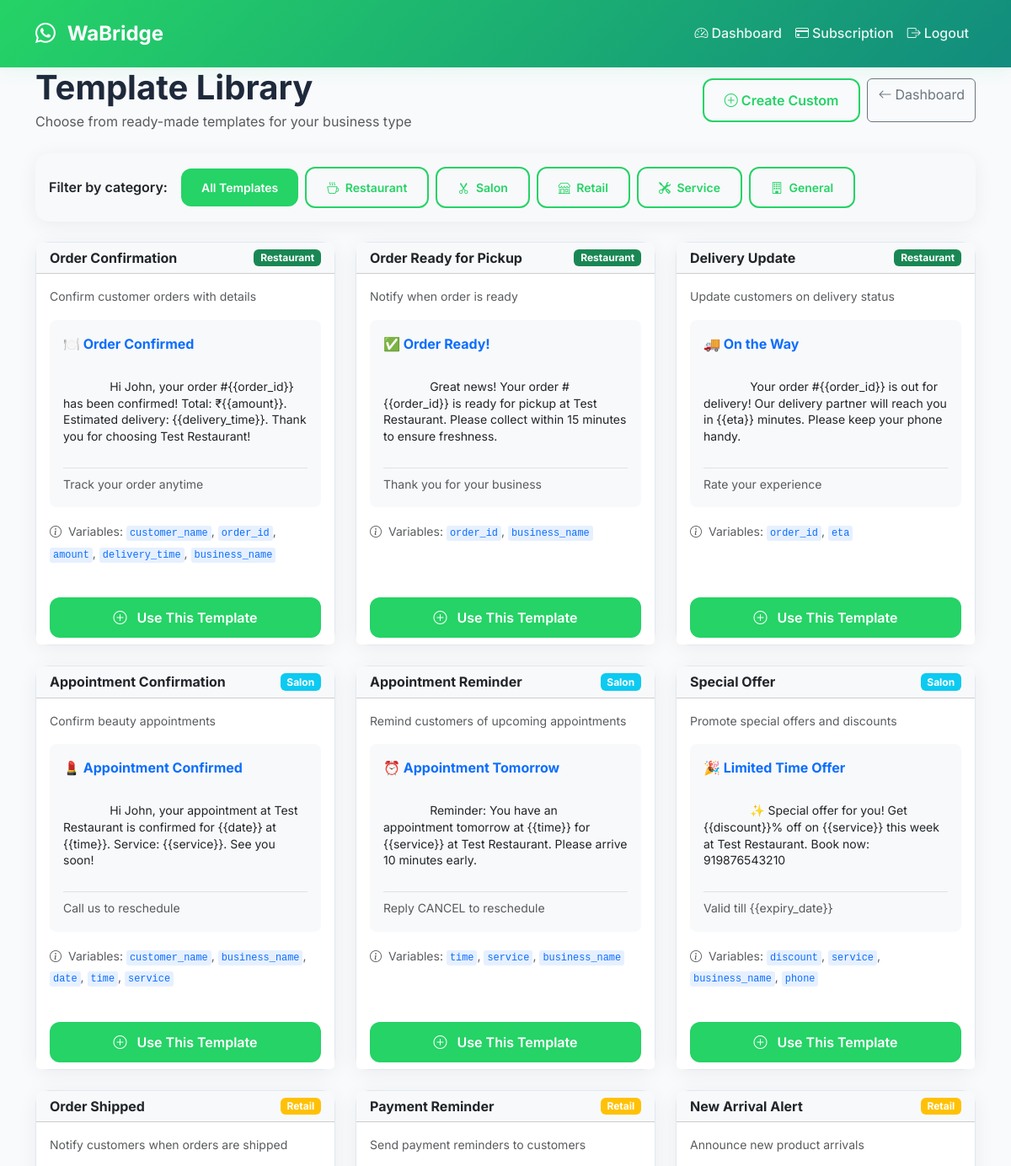
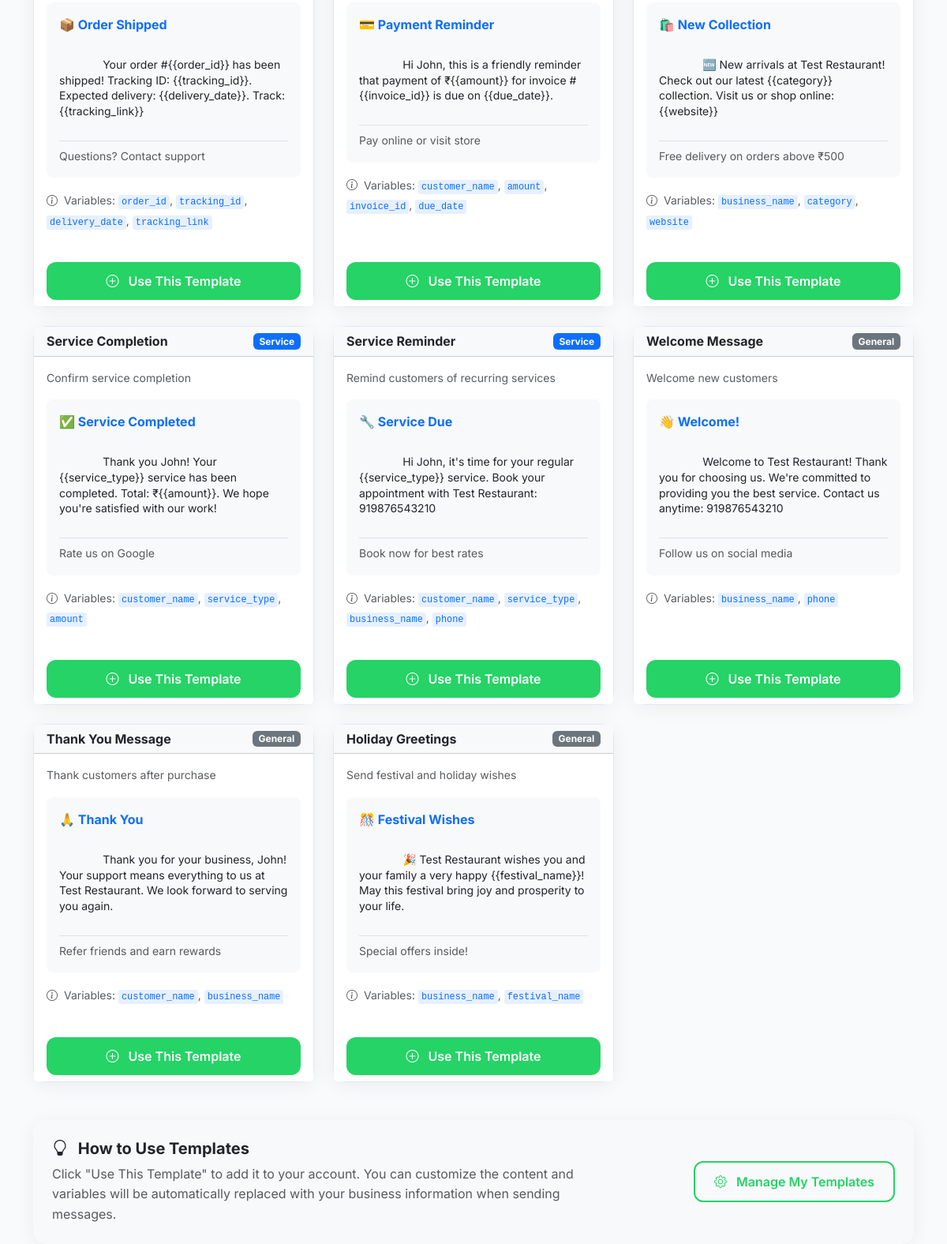
Page /template-library (signed in) on the committed database (2 pictures, top to bottom).
### app/models.py (models this page shows, shortened)
class TemplateLibrary(db.Model):
    id = db.Column(db.Integer, primary_key=True)
    name = db.Column(db.String(100), nullable=False)
    category = db.Column(db.String(50), nullable=False)  # restaurant, salon, retail, etc.
    content = db.Column(db.Text, nullable=False)
    description = db.Column(db.String(255))
    language = db.Column(db.String(20), default='en_US')
    header_type = db.Column(db.Enum('NONE', 'TEXT', 'IMAGE'), default='NONE')
    header_text = db.Column(db.String(255))
    footer_text = db.Column(db.String(255))
    is_active = db.Column(db.Boolean, default=True)
    created_at = db.Column(db.DateTime, server_default=db.func.now())

class User(db.Model, UserMixin):
    id = db.Column(db.Integer, primary_key=True)
    email = db.Column(db.String(150), unique=True, nullable=False)
    password = db.Column(db.String(256), nullable=False)
    business_name = db.Column(db.String(200))
    phone_number = db.Column(db.String(20))
    onboarding_status = db.Column(db.Enum('Pending', 'In Progress', 'Verified'), default='Pending')
    waba_id = db.Column(db.String(64))
    phone_number_id = db.Column(db.String(64))
    whatsapp_access_token = db.Column(db.Text)
    is_verified = db.Column(db.Boolean, default=False)  # Document verification status
    message_limit = db.Column(db.Integer, default=100)  # Monthly message limit (reduced for free tier)
    messages_sent_this_month = db.Column(db.Integer, default=0)
    subscription_id = db.Column(db.Integer, db.ForeignKey('user_subscription.id'))
    created_at = db.Column(db.DateTime, server_default=db.func.now())
    uploads = db.relationship('Upload', backref='user', lazy=True)
    subscription = db.relationship('UserSubscription', backref='user', foreign_keys=[subscription_id])

### app/routes.py (the view)
@main.route('/template-library')
@login_required
def template_library():
    category = request.args.get('category', 'all')
    from app.models import TemplateLibrary
    categories = db.session.query(TemplateLibrary.category).distinct().all()
    categories = [cat[0] for cat in categories]
    if category == 'all':
        templates = TemplateLibrary.query.filter_by(is_active=True).all()
    else:
        templates = TemplateLibrary.query.filter_by(category=category, is_active=True).all()
    return render_template('template_library.html', templates=templates, categories=categories, selected_category=category)

### app/__init__.py (called while the page is built)
def create_app():
    app = Flask(__name__)
    app.config.from_object(Config)
    CORS(app, supports_credentials=True)
    db.init_app(app)
    login_manager.init_app(app)
    login_manager.login_view = 'api.login'
    @app.template_filter('regex_findall')
    def regex_findall_filter(text, pattern):
        return re.findall(pattern, text)
    from app.routes import main as main_blueprint
    app.register_blueprint(main_blueprint)
    from app.admin_routes import admin as admin_blueprint
    app.register_blueprint(admin_blueprint)
    return app

### app/routes.py (called while the page is built)
@login_manager.user_loader
def load_user(user_id):
    return User.query.get(int(user_id))

### app/templates/template_library.html (shortened to what this page needs)
{% extends 'base.html' %}
{% block content %}
<div class="container">
  <div class="row">
    <div class="col-12">
      <div class="d-flex justify-content-between align-items-center mb-4">
        <div>
          <h1 class="fw-bold mb-1">Template Library</h1>
          <p class="text-muted mb-0">Choose from ready-made templates for your business type</p>
        </div>
        <div class="d-flex gap-2">
          <a href="{{ url_for('main.manage_templates') }}" class="btn btn-outline-primary">
            <i class="bi bi-plus-circle me-1"></i>Create Custom
          </a>
          <a href="{{ url_for('main.dashboard') }}" class="btn btn-outline-secondary">
            <i class="bi bi-arrow-left me-1"></i>Dashboard
          </a>
        </div>
      </div>
    </div>
  </div>
  <div class="row mb-4">
    <div class="col-12">
      <div class="card bg-light border-0 p-3">
        <div class="d-flex flex-wrap gap-2 align-items-center">
          <span class="fw-semibold me-2">Filter by category:</span>
          <a href="{{ url_for('main.template_library', category='all') }}"
             class="btn btn-sm {{ 'btn-primary' if selected_category == 'all' else 'btn-outline-primary' }}">
            All Templates
          </a>
          {% for category in categories %}
          <a href="{{ url_for('main.template_library', category=category) }}"
             class="btn btn-sm {{ 'btn-primary' if selected_category == category else 'btn-outline-primary' }}">
            <i class="bi bi-{{ 'shop' if category == 'retail' else 'cup-hot' if category == 'restaurant' else 'scissors' if category == 'salon' else 'tools' if category == 'service' else 'building' }} me-1"></i>
            {{ category.title() }}
          </a>
          {% endfor %}
        </div>
      </div>
    </div>
  </div>
  <div class="row g-4">
    {% for template in templates %}
    <div class="col-md-6 col-lg-4">
      <div class="card h-100">
        <div class="card-header bg-light d-flex justify-content-between align-items-center">
          <h6 class="fw-bold mb-0">{{ template.name }}</h6>
          <span class="badge bg-{{ 'success' if template.category == 'restaurant' else 'info' if template.category == 'salon' else 'warning' if template.category == 'retail' else 'primary' if template.category == 'service' else 'secondary' }}">
            {{ template.category.title() }}
          </span>
        </div>
        <div class="card-body">
          <p class="text-muted small mb-3">{{ template.description }}</p>
          <div class="bg-light rounded-3 p-3 mb-3">
            {% if template.header_text %}
            <div class="fw-bold text-primary mb-2">{{ template.header_text }}</div>
            {% endif %}
            <div class="template-content">
              {{ template.content|replace('{{business_name}}', current_user.business_name or 'Your Business')|replace('{{customer_name}}', 'John')|replace('{{phone}}', current_user.phone_number or '919876543210') }}
            </div>
            {% if template.footer_text %}
            <div class="text-muted small mt-2 border-top pt-2">{{ template.footer_text }}</div>
            {% endif %}
          </div>
          {% set variables = template.content | regex_findall('{{([^}]+)}}') %}
          {% if variables %}
          <div class="mb-3">
            <small class="text-muted">
              <i class="bi bi-info-circle me-1"></i>
              Variables:
              {% for var in variables %}
                <code>{{var}}</code>{% if not loop.last %}, {% endif %}
              {% endfor %}
            </small>
          </div>
          {% endif %}
        </div>
        <div class="card-footer bg-white border-top-0">
          <div class="d-grid">
            <a href="{{ url_for('main.use_template', template_id=template.id) }}"
               class="btn btn-primary">
              <i class="bi bi-plus-circle me-2"></i>
              Use This Template
            </a>
          </div>
        </div>
      </div>
    </div>
    {% endfor %}
  </div>
  <div class="row mt-5">
    <div class="col-12">
      <div class="card bg-light border-0 p-4">
        <div class="row align-items-center">
          <div class="col-md-8">
            <h5 class="fw-bold mb-2">
              <i class="bi bi-lightbulb me-2"></i>
              How to Use Templates
            </h5>
            <p class="mb-0 text-muted">
              Click "Use This Template" to add it to your account. You can customize the content
              and variables will be automatically replaced with your business information when sending messages.
            </p>
          </div>
          <div class="col-md-4 text-end">
            <a href="{{ url_for('main.manage_templates') }}" class="btn btn-outline-primary">
              <i class="bi bi-gear me-2"></i>
              Manage My Templates
            </a>
          </div>
        </div>
      </div>
    </div>
  </div>
</div>
{% endblock %}

### app/templates/base.html (shortened to what this page needs)
<!doctype html>
<html lang="en">
<head>
  <link href="https://cdn.jsdelivr.net/npm/bootstrap@5.3.2/dist/css/bootstrap.min.css" rel="stylesheet">
  <link href="https://cdn.jsdelivr.net/npm/bootstrap-icons@1.11.0/font/bootstrap-icons.css" rel="stylesheet">
  <link rel="stylesheet" href="{{ url_for('static', filename='custom.css') }}">
</head>
<body>
<nav class="navbar navbar-expand-lg">
  <div class="container">
    <a class="navbar-brand" href="/">
      <i class="bi bi-whatsapp me-2"></i>
      WaBridge
    </a>
    <div class="navbar-nav ms-auto">
      {% if current_user.is_authenticated %}
        <a class="nav-link" href="{{ url_for('main.dashboard') }}">
          <i class="bi bi-speedometer2 me-1"></i>Dashboard
        </a>
        <a class="nav-link" href="{{ url_for('main.subscription') }}">
          <i class="bi bi-credit-card me-1"></i>Subscription
        </a>
        <a class="nav-link" href="{{ url_for('main.logout') }}">
          <i class="bi bi-box-arrow-right me-1"></i>Logout
        </a>
      {% else %}
        <a class="nav-link" href="{{ url_for('main.pricing') }}">Pricing</a>
        <a class="nav-link" href="{{ url_for('main.login') }}">Login</a>
        <a class="nav-link" href="{{ url_for('main.register') }}">Get Started</a>
      {% endif %}
    </div>
  </div>
</nav>
<div class="container-fluid p-0">
  {% block content %}{% endblock %}
</div>
</body>
</html>

### app/static/custom.css (style rules this page uses)
.card { transition: box-shadow 0.2s, transform 0.2s; }

### app/templates/base.html (style rules this page uses)
:root { --whatsapp-green: #25d366; --whatsapp-dark: #128c7e; --whatsapp-light: #dcf8c6; --bg-light: #f8fafc; --text-dark: #1e293b; --text-muted: #64748b; --border-light: #e2e8f0; }
body { font-family: 'Inter', sans-serif; background: var(--bg-light); color: var(--text-dark); line-height: 1.6; }
.navbar { background: linear-gradient(135deg, var(--whatsapp-green) 0%, var(--whatsapp-dark) 100%); box-shadow: 0 2px 20px rgba(37, 211, 102, 0.1); padding: 1rem 0; }
.navbar-brand { font-weight: 700; font-size: 1.5rem; color: white !important; }
.nav-link { color: rgba(255,255,255,0.9) !important; font-weight: 500; transition: all 0.3s ease; }
.card { background: white; border: 1px solid var(--border-light); border-radius: 16px; box-shadow: 0 4px 24px rgba(0,0,0,0.06); transition: all 0.3s ease; }
.btn-primary { background: var(--whatsapp-green); border: none; border-radius: 12px; padding: 12px 24px; font-weight: 600; transition: all 0.3s ease; }
.btn-outline-primary { border: 2px solid var(--whatsapp-green); color: var(--whatsapp-green); border-radius: 12px; padding: 12px 24px; font-weight: 600; transition: all 0.3s ease; }

### app/templates/template_library.html (style rules this page uses)
.template-content { font-size: 14px; line-height: 1.4; white-space: pre-wrap; }
.card { transition: transform 0.2s ease, box-shadow 0.2s ease; }
code { background: rgba(var(--bs-primary-rgb), 0.1); color: var(--bs-primary); padding: 2px 4px; border-radius: 3px; font-size: 0.85em; }

### rows in the picture
TemplateLibrary: name "Order Confirmation", category "Restaurant", description "Confirm customer orders with details", header_text "🍽️ Order Confirmed", content "Hi John, your order #{{order_id}} has been confirmed! Total: ₹{{amount}}. Estimated delivery: {{delivery_time}}. Thank you for choosing Test Restaurant!", footer_text "Track your order anytime", variables "customer_name" "order_id" "amount" "delivery_time" "business_name"
TemplateLibrary: name "Order Ready for Pickup", category "Restaurant", description "Notify when order is ready", header_text "✅ Order Ready!", content "Great news! Your order #{{order_id}} is ready for pickup at Test Restaurant. Please collect within 15 minutes to ensure freshness.", footer_text "Thank you for your business", variables "order_id" "business_name"
TemplateLibrary: name "Delivery Update", category "Restaurant", description "Update customers on delivery status", header_text "🚚 On the Way", content "Your order #{{order_id}} is out for delivery! Our delivery partner will reach you in {{eta}} minutes. Please keep your phone handy.", footer_text "Rate your experience", variables "order_id" "eta"
TemplateLibrary: name "Appointment Confirmation", category "Salon", description "Confirm beauty appointments", header_text "💄 Appointment Confirmed", content "Hi John, your appointment at Test Restaurant is confirmed for {{date}} at {{time}}. Service: {{service}}. See you soon!", footer_text "Call us to reschedule", variables "customer_name" "business_name" "date" "time" "service"
TemplateLibrary: name "Appointment Reminder", category "Salon", description "Remind customers of upcoming appointments", header_text "⏰ Appointment Tomorrow", content "Reminder: You have an appointment tomorrow at {{time}} for {{service}} at Test Restaurant. Please arrive 10 minutes early.", footer_text "Reply CANCEL to reschedule", variables "time" "service" "business_name"
TemplateLibrary: name "Special Offer", category "Salon", description "Promote special offers and discounts", header_text "🎉 Limited Time Offer", content "✨ Special offer for you! Get {{discount}}% off on {{service}} this week at Test Restaurant. Book now: 919876543210", footer_text "Valid till {{expiry_date}}", variables "discount" "service" "business_name" "phone"
TemplateLibrary: name "Order Shipped", category "Retail", description "Notify customers when orders are shipped", header_text "📦 Order Shipped", content "Your order #{{order_id}} has been shipped! Tracking ID: {{tracking_id}}. Expected delivery: {{delivery_date}}. Track: {{tracking_link}}", footer_text "Questions? Contact support", variables "order_id" "tracking_id" "delivery_date" "tracking_link"
TemplateLibrary: name "Payment Reminder", category "Retail", description "Send payment reminders to customers", header_text "💳 Payment Reminder", content "Hi John, this is a friendly reminder that payment of ₹{{amount}} for invoice #{{invoice_id}} is due on {{due_date}}.", footer_text "Pay online or visit store", variables "customer_name" "amount" "invoice_id" "due_date"
TemplateLibrary: name "New Arrival Alert", category "Retail", description "Announce new product arrivals", header_text "🛍️ New Collection", content "🆕 New arrivals at Test Restaurant! Check out our latest {{category}} collection. Visit us or shop online: {{website}}", footer_text "Free delivery on orders above ₹500", variables "business_name" "category" "website"
TemplateLibrary: name "Service Completion", category "Service", description "Confirm service completion", header_text "✅ Service Completed", content "Thank you John! Your {{service_type}} service has been completed. Total: ₹{{amount}}. We hope you're satisfied with our work!", footer_text "Rate us on Google", variables "customer_name" "service_type" "amount"
TemplateLibrary: name "Service Reminder", category "Service", description "Remind customers of recurring services", header_text "🔧 Service Due", content "Hi John, it's time for your regular {{service_type}} service. Book your appointment with Test Restaurant: 919876543210", footer_text "Book now for best rates", variables "customer_name" "service_type" "business_name" "phone"
TemplateLibrary: name "Welcome Message", category "General", description "Welcome new customers", header_text "👋 Welcome!", content "Welcome to Test Restaurant! Thank you for choosing us. We're committed to providing you the best service. Contact us anytime: 919876543210", footer_text "Follow us on social media", variables "business_name" "phone"
TemplateLibrary: name "Thank You Message", category "General", description "Thank customers after purchase", header_text "🙏 Thank You", content "Thank you for your business, John! Your support means everything to us at Test Restaurant. We look forward to serving you again.", footer_text "Refer friends and earn rewards", variables "customer_name" "business_name"
TemplateLibrary: name "Holiday Greetings", category "General", description "Send festival and holiday wishes", header_text "🎊 Festival Wishes", content "🎉 Test Restaurant wishes you and your family a very happy {{festival_name}}! May this festival bring joy and prosperity to your life.", footer_text "Special offers inside!", variables "business_name" "festival_name"

### other values in the picture
{{ category.title() }} "Restaurant" "Salon" "Retail" "Service" "General"
